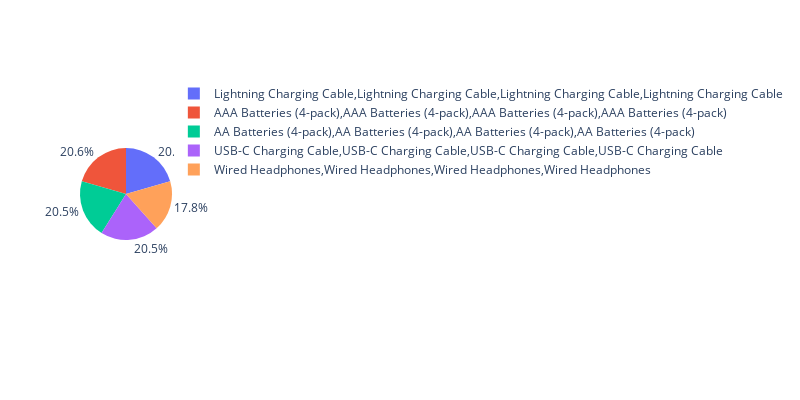

Notebook cell for this chart:
### Code cell
fig.show()

### Figure 1 — Plotly figure (JSON) as saved in the notebook; plotly's stock layout.template omitted (floating-point values rounded to 4 significant figures)
{"data": [{"domain": {"x": [0, 1], "y": [0, 1]}, "hovertemplate": "index=%{label}<br>Grouped=%{value}<extra></extra>", "labels": ["Lightning Charging Cable,Lightning Charging Cable,Lightning Charging Cable,Lightning Charging Cable", "AAA Batteries (4-pack),AAA Batteries (4-pack),AAA Batteries (4-pack),AAA Batteries (4-pack)", "AA Batteries (4-pack),AA Batteries (4-pack),AA Batteries (4-pack),AA Batteries (4-pack)", "USB-C Charging Cable,USB-C Charging Cable,USB-C Charging Cable,USB-C Charging Cable", "Wired Headphones,Wired Headphones,Wired Headphones,Wired Headphones"], "legendgroup": "", "name": "", "showlegend": true, "type": "pie", "values": [19831, 19826, 19809, 19792, 17208]}], "layout": {"height": 400, "legend": {"tracegroupgap": 0}, "margin": {"t": 60}, "width": 800}}
